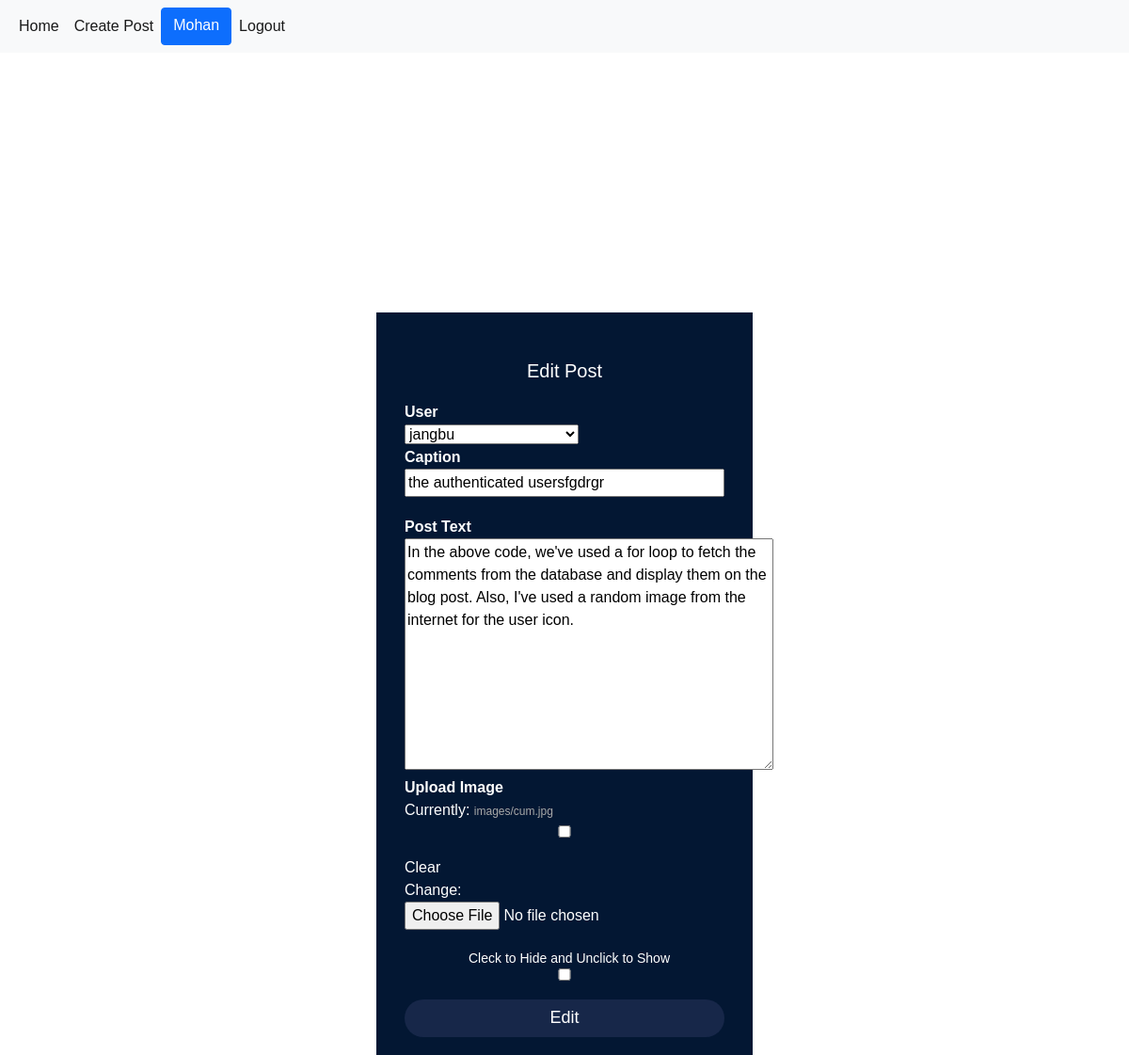
The page /edit/2/ (signed in) on the database its author committed.
### blogapp/models.py (models this page shows, shortened)
class CreatePost(models.Model):
    sno= models.AutoField(primary_key=True)
    caption = models.CharField(max_length=255, null = True)
    post_user = models.ForeignKey(User, on_delete=models.CASCADE)
    post_text = models.TextField(null= True, blank=True)
    image = models.ImageField(upload_to = "images", null= True, blank=True )
    create_date = models.DateTimeField(auto_now= True)
    edit_date = models.DateTimeField(auto_now= True)
    hide_show = models.BooleanField(default=False)

### blogapp/views.py (the view)
# urls.py: path('edit/<str:pk>/', views.editpost, name="edit"),
def editpost(request, pk):
    posts= CreatePost.objects.get(pk=pk)
    form =CreatePosts(instance=posts)
    if request.method == 'POST':
        form = CreatePosts(request.POST, request.FILES, instance=posts)
        if form.is_valid():
            form.save()
            messages.success(request, "Edit Successfully")
            return redirect('/details')
    context = {'form':form}
    return render(request, 'edit.html', context)

### blogapp/forms.py
class CreatePosts(ModelForm):
    class Meta:
        model = CreatePost
        fields =('sno','caption','post_user','post_text','hide_show', 'image')

### blogapp/templates/edit.html (shortened to what this page needs)
{% extends 'base.html' %}
{% block content %}
<body>
<div class="background">
<div class="loginbox">
{%if user.is_authenticated%}
<h1>Edit Post </h1>
<form action=" " method= 'POST' enctype="multipart/form-data">
<p>User</p>
{{form.post_user}}
<p>Caption</p>
{{form.caption}}
<p>Post Text</p>
{{form.post_text}}
<p>Upload Image</p>
{{form.image}}
<div class="row">
<small> Cleck to Hide and Unclick to Show</small>
{{ form.hide_show}}
</div>
<input type="submit" name=" " value="Edit">
</form>
{%else%}
not allowed
{%endif%}
</div>
</div>
</body>
{%endblock %}

### blogapp/templates/base.html (shortened to what this page needs)
<!doctype html>
<html lang="en">
  <head>
    <link href="https://cdn.jsdelivr.net/npm/bootstrap@5.0.2/dist/css/bootstrap.min.css" rel="stylesheet">
  </head>
  <body>
   <nav class="navbar navbar-expand-lg navbar-light bg-light">
  <div class="container-fluid">
    <div class="collapse navbar-collapse" id="navbarTogglerDemo03">
    {%if user.is_authenticated%}
 <ul class="navbar-nav me-auto mb-2 mb-lg-0">
       <li class="nav-item">
        <a class="nav-link active" href="/home">Home</a>
        </li>
   <li class="nav-item">
    <a class="nav-link active" href="/post">Create Post</a>
    </li>
    <span type="button" class="btn btn-primary">{{request.user.first_name.title}}</span>
     <li class="nav-item">
        <a class="nav-link active" aria-current="page" href="/logout">Logout</a>
    </li>
 </ul>
    {%else%}
<ul class="navbar-nav me-auto mb-2 mb-lg-0">
      <li class="nav-item">
        <a class="nav-link active" aria-current="page" href="/login">Login</a>
      </li>
 </ul>
    {%endif%}
    </div>
   </div>
</nav>
  </body>
</html>
{%block content%}
{%endblock%}

### blogapp/templates/edit.html (style rules this page uses)
body { margin: 0; padding: 0; background: url(/Image/loginform/wall.jpg); background-size: cover; background-position: center; font-family: sans-serif; }
.loginbox { width: 400px; height: 800px; background: #031733; color: #fff; top: 50%; left: 50%; position: absolute; transform: translate(-50%,-50%); box-sizing: border-box; padding: 50px 30px; margin-top: 171px; }
h1 { margin: 0; padding: 0 0 20px; text-align: center; font-size: 20px; }
.loginbox p { margin: 0; padding: 0; font-weight: bold; }
.loginbox input { width: 100%; margin-bottom: 20px; }
.loginbox input[type="submit"] { border: none; outline: none; height: 40px; background: #172749; color: #fff; font-size: 18px; border-radius: 20px; }
.loginbox a { text-decoration: none; font-size: 12px; line-height: 20px; color: darkgrey; }
.row small { margin:0%; padding-left: 20%; }
.row { margin:0%; padding-left: 0%; padding-top:0 %; padding-buttom:0%; }

### rows shown on the page
CreatePost: post_user "jangbu", caption "the authenticated usersfgdrgr", post_text "In the above code, we've used a for loop to fetch the comments from the database and display them on the blog post. Also, I've used a random image from the internet for the user icon."

### other values the page prints
{{ request.user.first_name.title }} "Mohan"
